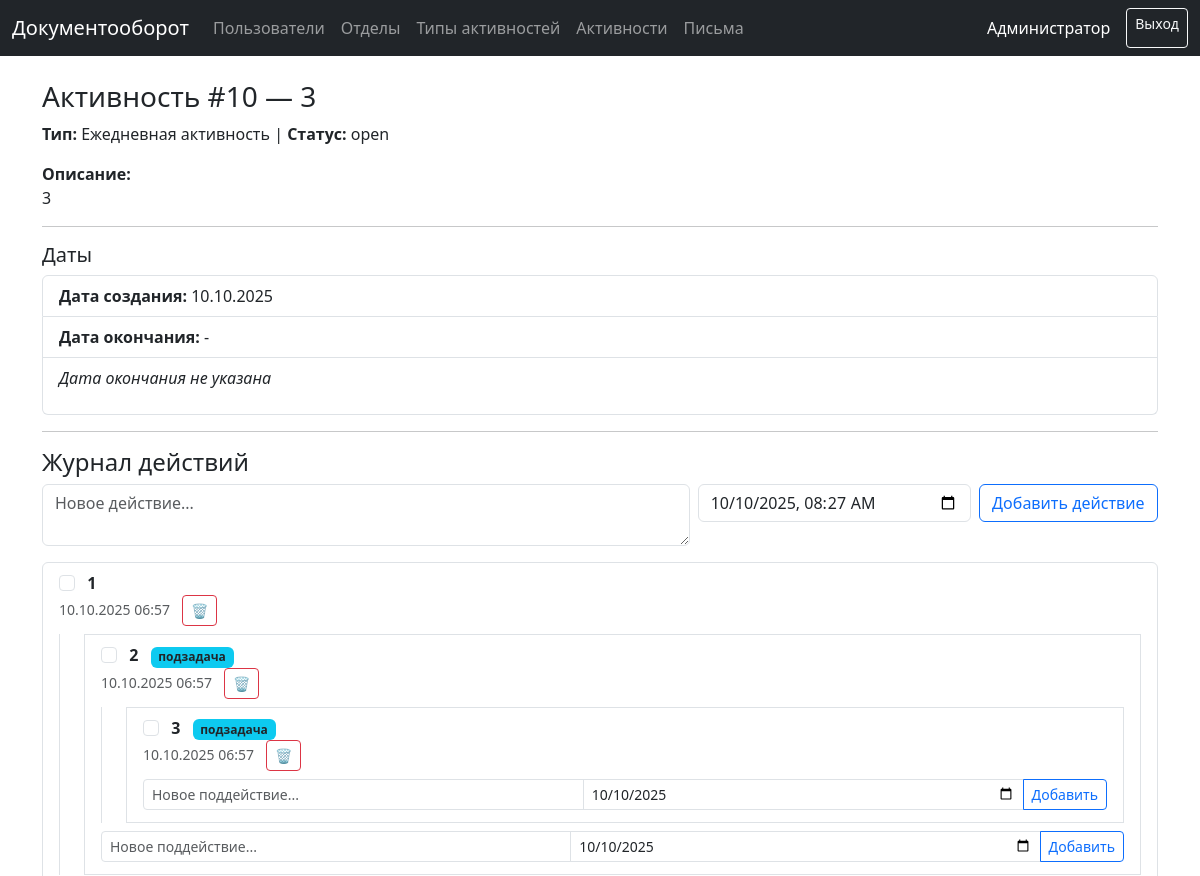
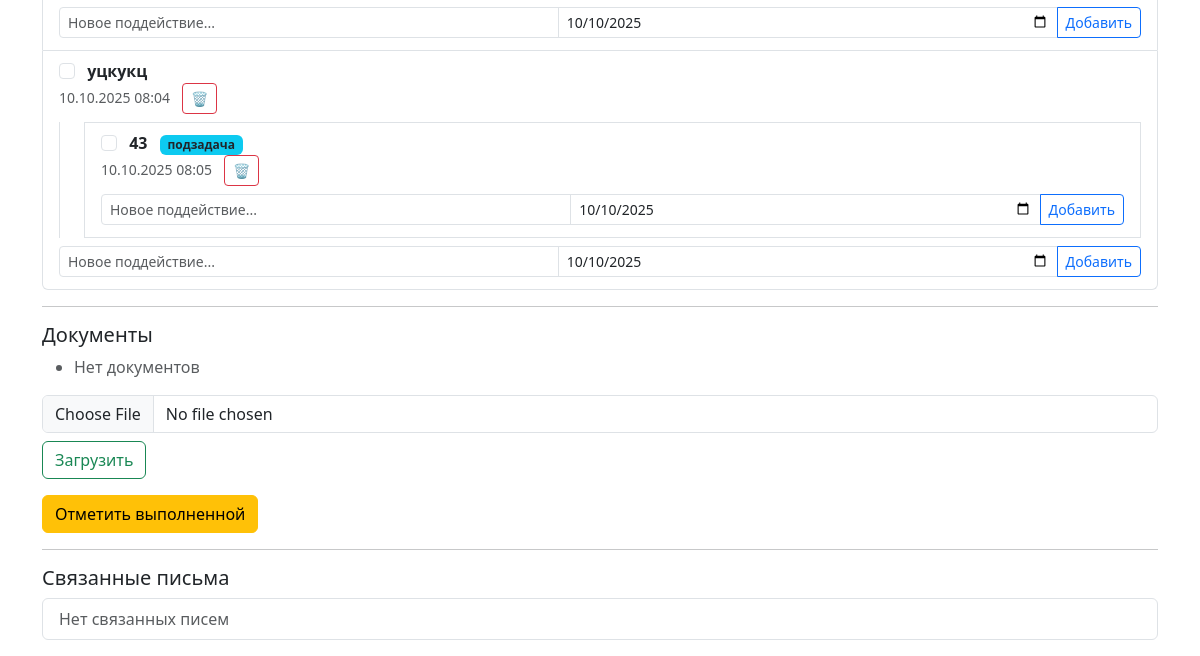
/activities/10 (signed in), run on an earlier commit of the app's database (2 pictures, top to bottom).
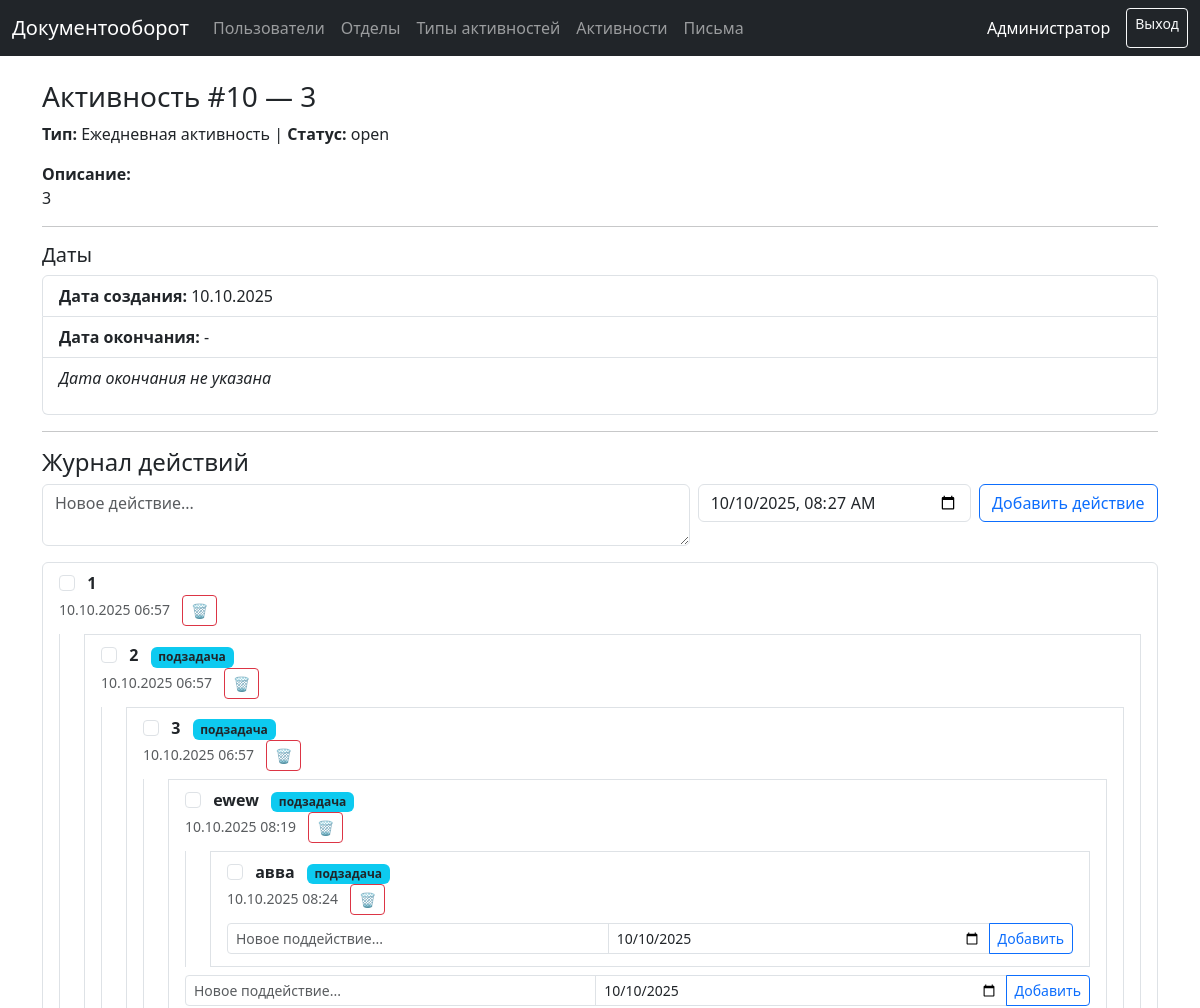
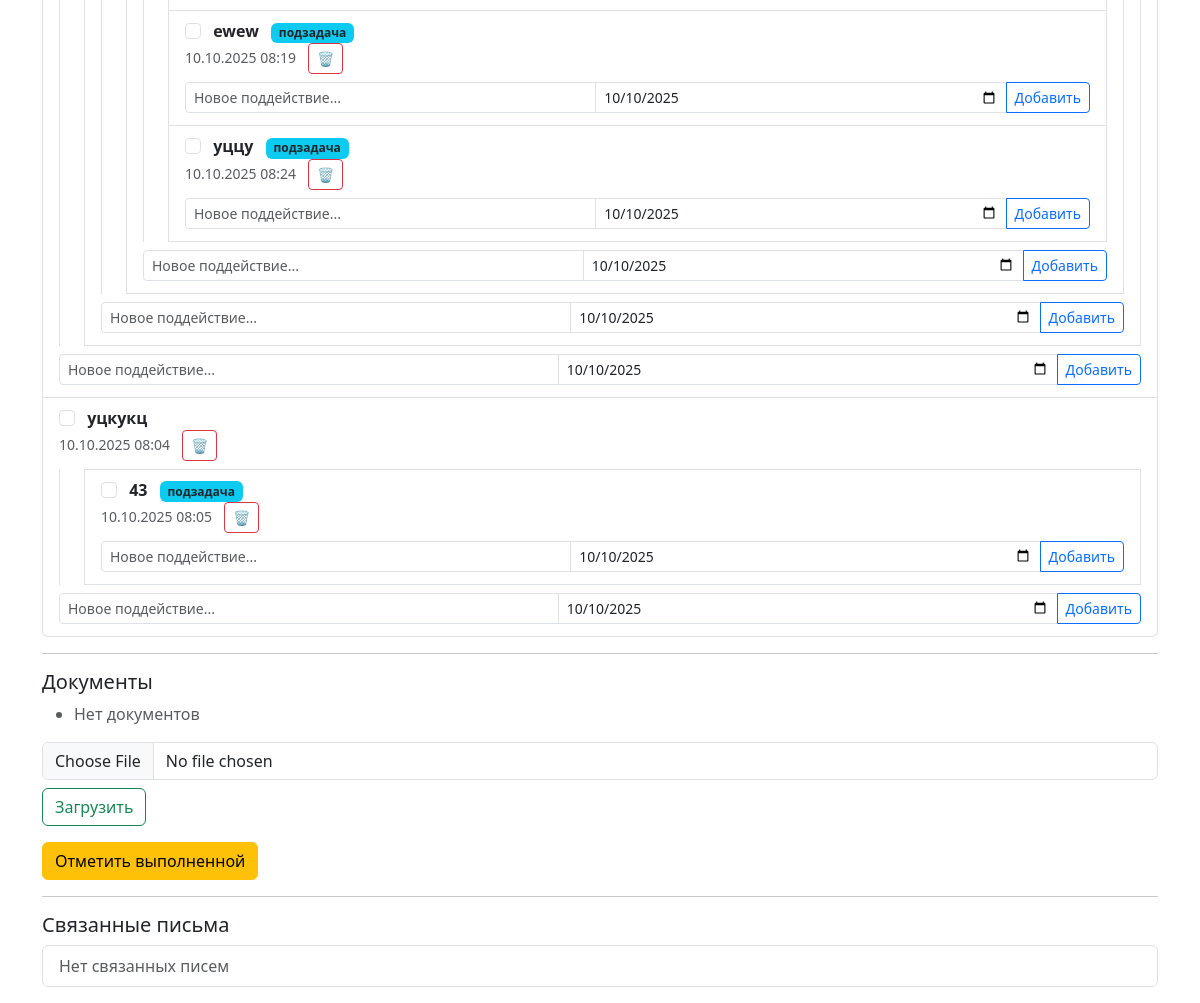
And on a later commit of the database (2 pictures, top to bottom).
### models.py (models this page shows, shortened)
class User(UserMixin, db.Model):
    __tablename__ = "users"
    id = db.Column(db.Integer, primary_key=True)
    full_name = db.Column(db.String(255), nullable=False)
    username = db.Column(db.String(120), unique=True, nullable=False)
    password_hash = db.Column(db.String(255), nullable=False)
    role = db.Column(db.String(20), nullable=False, default="worker")
    department_id = db.Column(db.Integer, db.ForeignKey("departments.id"))
    is_approved = db.Column(db.Boolean, default=False, nullable=False)
    created_at = db.Column(db.DateTime, default=dt.datetime.utcnow)
    department = db.relationship("Department", backref="users")

class Activity(db.Model):
    __tablename__ = "activities"
    id = db.Column(db.Integer, primary_key=True)
    type_id = db.Column(db.Integer, db.ForeignKey("activity_types.id"), nullable=True)
    type = db.relationship("ActivityType")
    owner_id = db.Column(db.Integer, db.ForeignKey("users.id"), nullable=False)
    owner = db.relationship("User", foreign_keys=[owner_id], backref="activities")
    title = db.Column(db.String(255), nullable=False)
    description = db.Column(db.Text)
    start_date = db.Column(db.DateTime, default=dt.datetime.utcnow)
    end_date = db.Column(db.DateTime)
    status = db.Column(db.String(32), default="open")
    approved_by_id = db.Column(db.Integer, db.ForeignKey("users.id"))
    approved_by = db.relationship("User", foreign_keys=[approved_by_id])
    approved_at = db.Column(db.DateTime)
    approve_comment = db.Column(db.Text)
    source_letter_id = db.Column(db.Integer, db.ForeignKey("letters.id"))
    letters = db.relationship(
        "Letter",
        secondary=LetterActivityLink,
        back_populates="activities"
    )
    logs = db.relationship(
        "ActivityLog",
        backref="activity",
        cascade="all, delete-orphan",
        lazy="joined"
    )

class ActivityType(db.Model):
    __tablename__ = "activity_types"
    id = db.Column(db.Integer, primary_key=True)
    name = db.Column(db.String(200), unique=True, nullable=False)

class ActivityLog(db.Model):
    __tablename__ = "activity_logs"
    id = db.Column(db.Integer, primary_key=True)
    activity_id = db.Column(db.Integer, db.ForeignKey("activities.id"), nullable=False)
    text = db.Column(db.Text, nullable=False)
    entry_date = db.Column(db.DateTime, default=datetime.utcnow)
    parent_id = db.Column(db.Integer, db.ForeignKey("activity_logs.id"))
    is_done = db.Column(db.Boolean, default=False)
    children = db.relationship(
        "ActivityLog",
        backref=db.backref("parent", remote_side=[id]),
        cascade="all, delete-orphan",
        lazy="joined"
    )

### app.py (the view)
@app.get("/activities/<int:activity_id>")
@login_required
def activity_view(activity_id: int):
    a = (
        Activity.query
        .options(
            joinedload(Activity.logs)
            .joinedload(ActivityLog.children)
        )
        .get_or_404(activity_id)
    )
    return render_template("activity_view.html", title=f"Активность #{a.id}", a=a,
                           datetime=datetime  # 👈 вот эта строка добавляет datetime в шаблон
                           )

### app.py (called while the page is built)
@login_manager.user_loader
def load_user(user_id: str):
    return User.query.get(int(user_id))

@app.context_processor
def inject_now():
    from datetime import datetime
    return {'now': datetime.now}

### templates/activity_view.html (shortened to what this page needs)
{% extends 'layout.html' %}
{% block content %}
<h3>Активность #{{ a.id }} — {{ a.title }}</h3>
<p>
  <strong>Тип:</strong> {{ a.type.name if a.type else '—' }} |
  <strong>Статус:</strong> {{ a.status }}
</p>
<p><strong>Описание:</strong><br>{{ a.description or '—' }}</p>
<hr>
<h5>Даты</h5>
<ul class="list-group mb-3">
  <li class="list-group-item">
    <strong>Дата создания:</strong> {{ a.start_date.strftime('%d.%m.%Y') if a.start_date else '-' }}
  </li>
  <li class="list-group-item">
    <strong>Дата окончания:</strong>
    {{ a.end_date.strftime('%d.%m.%Y') if a.end_date else '-' }}
  </li>
  <li class="list-group-item">
  {% if a.end_date %}
  {% set days_left = (a.end_date.date() - now().date()).days %}
  <p><strong>До окончания:</strong>
     {% if days_left >= 0 %}
        {{ days_left }} дн.
     {% else %}
        <span class="text-danger">Просрочено на {{ days_left | abs }} дн.</span>
     {% endif %}
  </p>
{% else %}
  <p><em>Дата окончания не указана</em></p>
{% endif %}
  </li>
</ul>
<hr>
<h4>Журнал действий</h4>
<form id="new-log-form" class="mb-3">
  <div class="row g-2">
    <div class="col-md-7">
      <textarea name="text" class="form-control" placeholder="Новое действие..." required></textarea>
    </div>
    <div class="col-md-3">
      <input type="datetime-local" name="entry_date" class="form-control" value="{{ now().strftime('%Y-%m-%dT%H:%M') }}">
    </div>
    <div class="col-md-2">
      <button class="btn btn-outline-primary w-100">Добавить действие</button>
    </div>
  </div>
</form>
<ul id="log-list" class="list-group mb-3">
  {% for log in a.logs if not log.parent_id %}
    {% include 'partials/_log_item.html' with context %}
  {% endfor %}
</ul>
<hr>
<h5>Документы</h5>
<ul>
  {% for d in a.documents %}
    <li><a href="{{ url_for('download_document', doc_id=d.id) }}">{{ d.filename }}</a></li>
  {% else %}
    <li class="text-muted">Нет документов</li>
  {% endfor %}
</ul>
<form method="post" enctype="multipart/form-data" action="{{ url_for('upload_activity_document', activity_id=a.id) }}">
  <input type="file" name="file" class="form-control mb-2" required>
  <button class="btn btn-outline-success">Загрузить</button>
</form>
{% if current_user.id == a.owner_id or current_user.role in ['manager','admin'] %}
  {% if a.status != 'done' %}
    <form method="post" action="{{ url_for('mark_activity_done', activity_id=a.id) }}" class="mt-3">
      <button class="btn btn-warning">Отметить выполненной</button>
    </form>
  {% endif %}
{% endif %}
<hr>
<h5>Связанные письма</h5>
<ul class="list-group mb-3">
  {% for le in a.letters %}
    <li class="list-group-item">
      <a href="{{ url_for('letter_view', letter_id=le.id) }}">
        📄 Письмо №{{ le.id }} — {{ le.subject }}
      </a>
      <br>
      <small class="text-muted">
        Автор: {{ le.author.full_name if le.author else '—' }},
        Дата: {{ le.letter_date.strftime('%d.%m.%Y') if le.letter_date else '-' }}
      </small>
    </li>
  {% else %}
    <li class="list-group-item text-muted">Нет связанных писем</li>
  {% endfor %}
</ul>
{% endblock %}

### templates/layout.html (shortened to what this page needs)
<!DOCTYPE html>
<html lang="ru">
<head>
  <link href="https://cdn.jsdelivr.net/npm/bootstrap@5.3.0/dist/css/bootstrap.min.css" rel="stylesheet">
</head>
<body>
<nav class="navbar navbar-expand-lg navbar-dark bg-dark mb-4">
  <div class="container-fluid">
    <a class="navbar-brand" href="/">Документооборот</a>
    {% if current_user.is_authenticated %}
      <ul class="navbar-nav me-auto mb-2 mb-lg-0">
        {% if current_user.role == 'admin' %}
          <li class="nav-item"><a class="nav-link" href="{{ url_for('admin_users') }}">Пользователи</a></li>
          <li class="nav-item"><a class="nav-link" href="{{ url_for('admin_departments') }}">Отделы</a></li>
          <li class="nav-item"><a class="nav-link" href="{{ url_for('admin_activity_types') }}">Типы активностей</a></li>
        {% endif %}
        <li class="nav-item"><a class="nav-link" href="{{ url_for('activities_page') }}">Активности</a></li>
        <li class="nav-item"><a class="nav-link" href="{{ url_for('letters_page') }}">Письма</a></li>
      </ul>
      <div class="d-flex">
        <span class="navbar-text me-3 text-white">{{ current_user.full_name }}</span>
        <a class="btn btn-outline-light btn-sm" href="{{ url_for('logout') }}">Выход</a>
      </div>
    {% endif %}
  </div>
</nav>
<div class="container">
  {% block content %}{% endblock %}
</div>
</body>
</html>

### templates/partials/_log_item.html
{% set _depth = _depth | default(0) %}
{% if _depth < 10 %}
<li class="list-group-item py-2 {% if log.is_done %}text-decoration-line-through text-muted{% endif %}" data-id="{{ log.id }}">
  <div class="d-flex justify-content-between align-items-center">
    <div>
      <input type="checkbox" class="form-check-input me-2 toggle-done" {% if log.is_done %}checked{% endif %}>
      <strong>{{ log.text }}</strong>
      {% if log.parent_id %}
        <span class="badge bg-info text-dark ms-2">подзадача</span>
      {% endif %}
      <br>
      <small class="text-muted">{{ log.entry_date.strftime('%d.%m.%Y %H:%M') }}</small>
      <button type="button"
        class="btn btn-sm btn-outline-danger delete-log ms-2"
        title="Удалить действие">
  🗑
</button>
    </div>
  </div>
{% if log.children and log.children|length > 0 %}
  <ul class="mt-2 ps-4 border-start">
    {% for child in log.children %}
      {% with log=child, _depth=_depth + 1 %}
        {% include 'partials/_log_item.html' %}
      {% endwith %}
    {% endfor %}
  </ul>
{% endif %}
  <div class="mt-2">
    <div class="input-group input-group-sm mb-1">
      <input type="text" class="form-control child-text" placeholder="Новое поддействие...">
      <input type="date" class="form-control child-date" value="{{ datetime.utcnow().strftime('%Y-%m-%d') }}">
      <button class="btn btn-outline-primary add-child-btn" data-log-id="{{ log.id }}">Добавить</button>
    </div>
  </div>
</li>
{% endif %}

What changed in the data, as far as the page shows it:
added ActivityLog: text "ewew", parent_id "подзадача", entry_date "10.10.2025 08:19", utcnow "10/10/2025", shown under "3"
added ActivityLog: text "авва", parent_id "подзадача", entry_date "10.10.2025 08:24", utcnow "10/10/2025", shown under "ewew"
added ActivityLog: text "ewew", parent_id "подзадача", entry_date "10.10.2025 08:19", utcnow "10/10/2025", shown under "3"
added ActivityLog: text "уццу", parent_id "подзадача", entry_date "10.10.2025 08:24", utcnow "10/10/2025", shown under "3"
